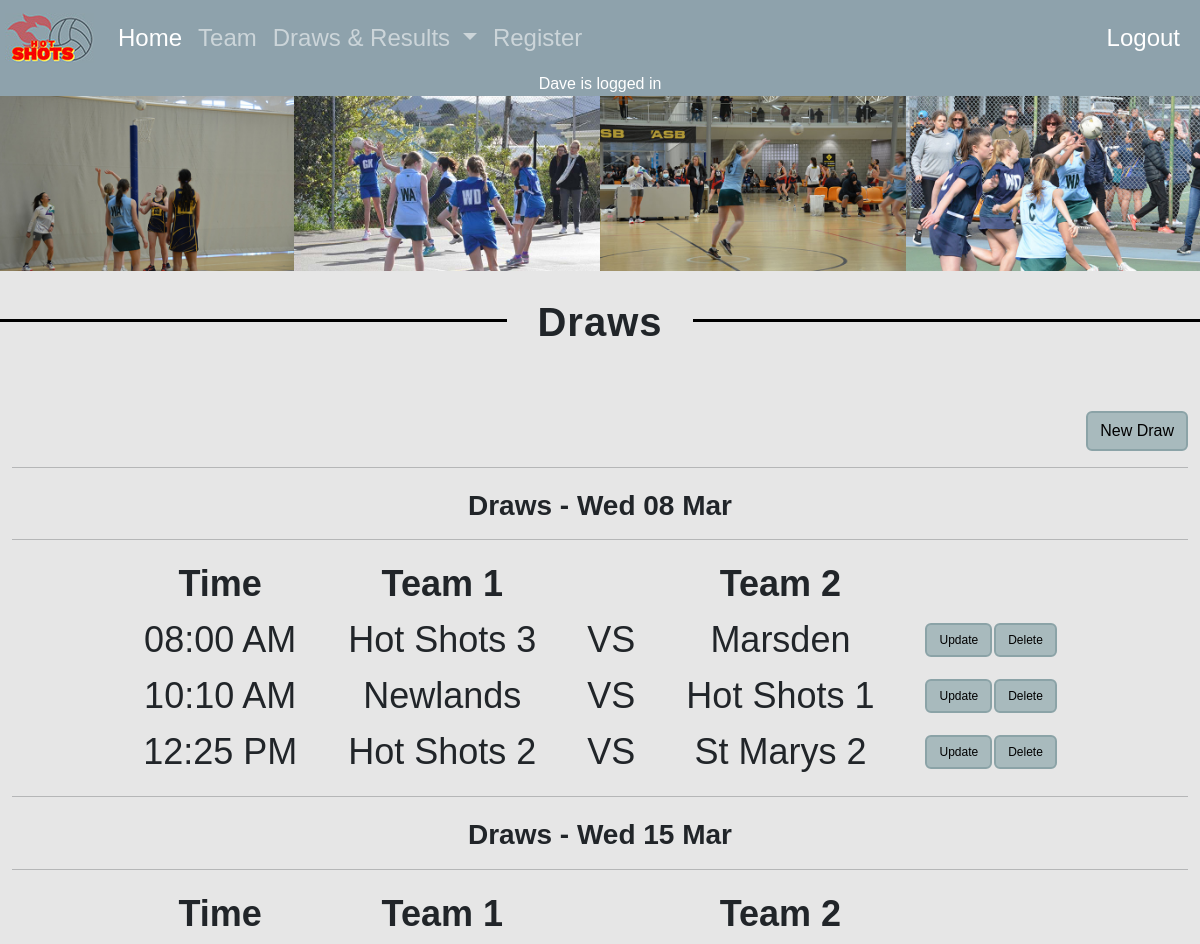
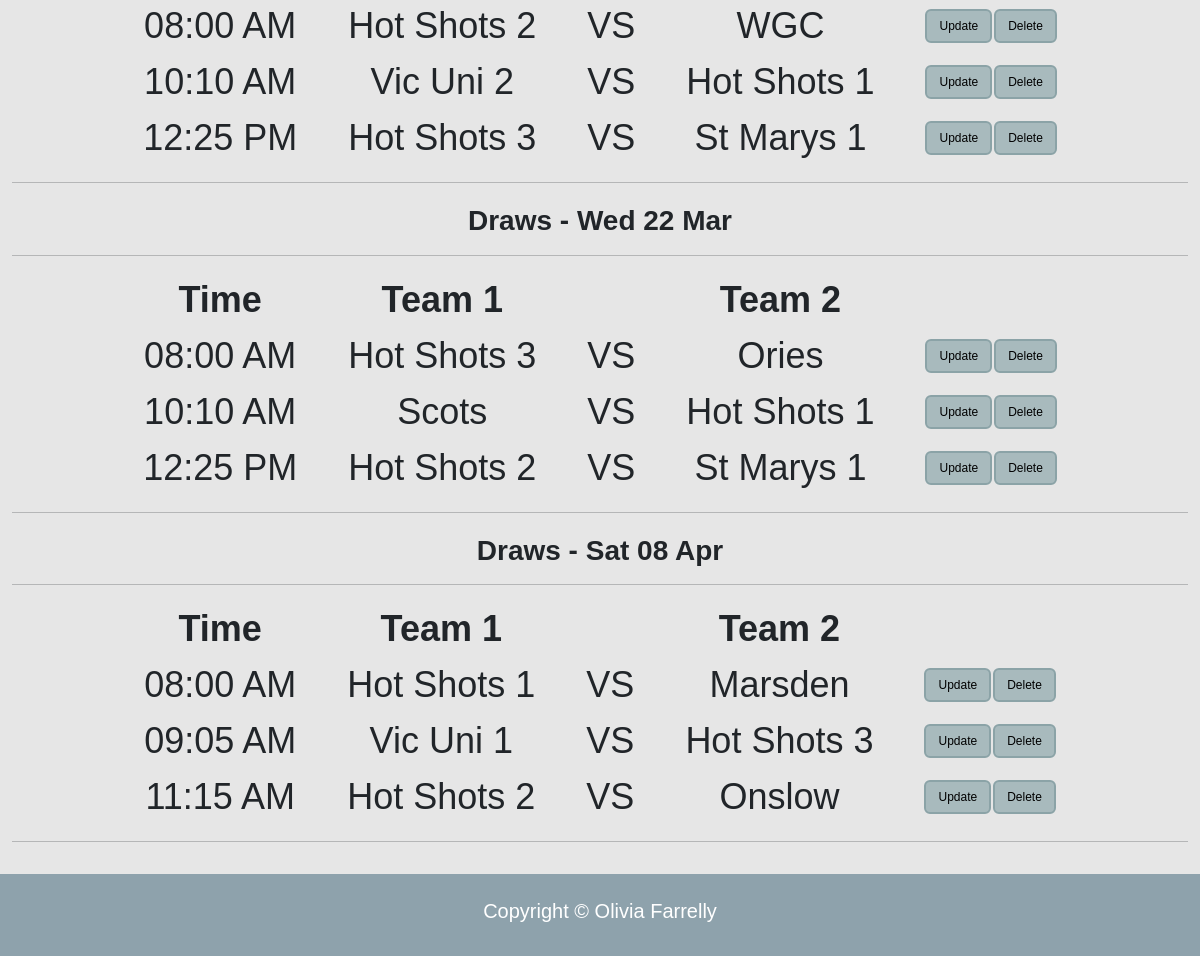
/draws (signed in), run on the app's committed database (2 pictures, top to bottom).
### tables this page shows
CREATE TABLE game(
     game_id integer primary key autoincrement not null,
     gamedate date not null,
     location text not null,
     team1 text not null ,
     score1 integer,
     team2 text not null,
     score2 integer
);

### server.py (the view)
@app.route('/draws')
def draws():
    sql = """ select game.game_id , game.gamedate, game.team1, game.team2
       from game
       order by game.gamedate ASC
       """
    result = run_search_query_tuples(sql, (), db_path, True)
    print(result)
    return render_template("draws.html", draws=result)

### db_functions.py (called while the page is built)
def run_search_query_tuples(sql_query,values_tuple, file_path, rowfactory=False):
    result = None
    try:
        db = sqlite3.connect(file_path)
        if rowfactory:
            db.row_factory = sqlite3.Row
        cursor = db.cursor()
        cursor.execute(sql_query,values_tuple)
        result = cursor.fetchall()
        cursor.close()
    except sqlite3.Error as error:
        print("Error running search query tuples: {}".format(error))
        return None
    db.close()
    if result is None:
        print("No search values were found")
    return result

### server.py (called while the page is built)
@app.template_filter()
def gameday(sqlite_dt):
    x = datetime.strptime(sqlite_dt, '%Y-%m-%d %H:%M:%S')
    return x.strftime("%a %d %b")

@app.template_filter()
def gametime(sqlite_dt):
    x = datetime.strptime(sqlite_dt, '%Y-%m-%d %H:%M:%S')
    return x.strftime("%I:%M %p")

### templates/draws.html (shortened to what this page needs)
{% extends "layout.html" %}
{% block logo %}
static/images/logo.jpg
{% endblock %}
{% block content %}
<div class = "row">
   <div class = "col-sm-3 draws">
        <img class="img-fluid" src = "static/images/draws1.jpg" alt = "team photo">
    </div>
     <div class = "col-sm-3 draws">
        <img class="img-fluid" src = "static/images/draws2.jpg" alt = "team photo">
    </div>
     <div class = "col-sm-3 draws">
        <img class="img-fluid" src = "static/images/draws4.jpg" alt = "team photo">
    </div>
     <div class = "col-sm-3 draws">
        <img class="img-fluid" src = "static/images/draws3.jpg" alt = "team photo">
    </div>
      </div>
<div class='hr top'>
    <span class='hr-title'>Draws</span>
  </div>
<div class="container">
    {% if session and session['authorisation'] == 0 %}
            <div class="notices_meta">
        <a href="{{ url_for('draws_cud', id=0, task='add') }}" class="btn-primary btn">New Draw</a>
    </div>
    {% endif %}
      {% set ns=namespace(gameda="") %}
{% for row in draws %}
      {% if row['gamedate'] | gameday != ns.gameda %}
            {% if not loop.first %}
            </table>
            {% endif %}
                <hr>
                <h3 class="labels">Draws - {{ row['gamedate'] | gameday}} </h3>
                <hr>
                <table class="draws_table">
                <tr>
                <th class="th" >Time</th>
                <th class="th">Team 1</th>
                <th class="th"></th>
                <th class="th">Team 2</th>
                <th class="th2"></th>
                <th class="th2"></th>
                </tr>
            {% set ns.gameda = row['gamedate'] | gameday %}
      {% endif %}
          <tr>
            <td class="td">{{row['gamedate'] | gametime }}</td>
            <td class="td">{{row['team1']}}</td>
            <td class="td">VS</td>
            <td class="td">{{row['team2']}}</td>
                  {% if session and session['authorisation'] == 0 %}
            <td class="td2"> <a href="{{ url_for('draws_cud', id=row['game_id'], task='update') }}" class="btn-primary btn">Update</a></td>
            <td class="td2"><a href="{{ url_for('draws_cud', id=row['game_id'], task='delete') }}" class="btn-primary btn">Delete</a></td>
          {% endif %}
          </tr>
    {% endfor %}
      </table>
<hr>
</div>
{% endblock %}

### static/styles.css (style rules this page uses)
:root { --bs-nav-bg: rgb(142, 162, 172); --bs-background-bg: rgb(230, 230, 230); }
body { font-family: sans-serif; font-size: 100%; margin:4.5em 0 0 0; background-color: var(--bs-background-bg); }
.hr-title { background-color: var(--bs-background-bg); font-size: 40px; font-weight: bold; padding: 0 30px; letter-spacing: 1px; font-family: sans-serif; }
.hr { display: block; margin-top: 3em ; margin-bottom: 1em; border-top: 3px solid rgb(0,0,0); text-align: center; line-height: 1px; }
h3 { text-align: center; font-family: sans-serif; padding-bottom: 1px; padding-top: 5px; }
.notices_meta { text-align: right; }
.btn { background-color: rgb(168, 186, 189); border: 2px solid rgb(139, 163, 167); color: black; font-size: 1em; }
.container { max-width: 80em; margin: 2em auto; }
.top { margin-bottom: 5em; }
.labels { font-weight: bold; }
table { margin: auto; }
.results, .draws { padding: 0; }
.draws_table { margin: auto; text-align: center; }
.td { font-size: 3vw; padding-right: 50px; }
.th { font-size: 3vw; padding-right: 50px; }
.td2 { font-size: 1vw; }
.th2 { font-size: 1vw; }

### data on the page
game: gamedate|gameday "Wed 08 Mar", gamedate|gametime "08:00 AM", team1 "Hot Shots 3", team2 "Marsden"
game: gamedate|gametime "10:10 AM", team1 "Newlands", team2 "Hot Shots 1"
game: gamedate|gametime "12:25 PM", team1 "Hot Shots 2", team2 "St Marys 2"
game: gamedate|gameday "Wed 15 Mar", gamedate|gametime "08:00 AM", team1 "Hot Shots 2", team2 "WGC"
game: gamedate|gametime "10:10 AM", team1 "Vic Uni 2", team2 "Hot Shots 1"
game: gamedate|gametime "12:25 PM", team1 "Hot Shots 3", team2 "St Marys 1"
game: gamedate|gameday "Wed 22 Mar", gamedate|gametime "08:00 AM", team1 "Hot Shots 3", team2 "Ories"
game: gamedate|gametime "10:10 AM", team1 "Scots", team2 "Hot Shots 1"
game: gamedate|gametime "12:25 PM", team1 "Hot Shots 2", team2 "St Marys 1"
game: gamedate|gameday "Sat 08 Apr", gamedate|gametime "08:00 AM", team1 "Hot Shots 1", team2 "Marsden"
game: gamedate|gametime "09:05 AM", team1 "Vic Uni 1", team2 "Hot Shots 3"
game: gamedate|gametime "11:15 AM", team1 "Hot Shots 2", team2 "Onslow"

### other printed values
{{ session['name'] }} "Dave"
